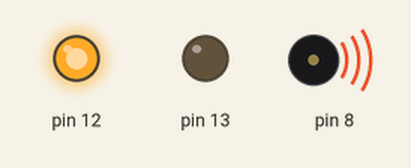
This sketch was run on a simulated Arduino Uno, built with avr-gcc and run on an emulated ATmega328P. Parts: output pins drawn as LEDs (lit = HIGH), buzzer (waves = sounding).

Above: at 0.12 s.
At 1.26 s:
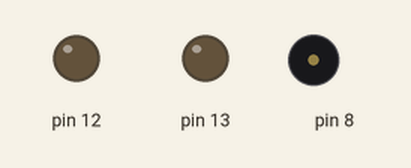
At 2.4 s:
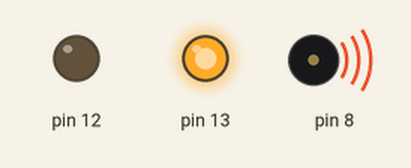
Timing chart, 0 to 3.0 s (numbered marks = the images above):
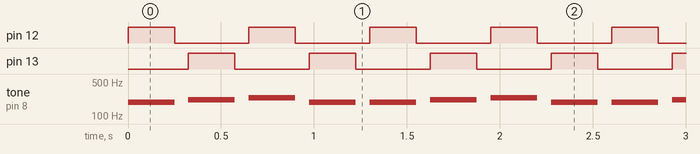

Measured:
- by itself, pin 12, pin 13: alternates HIGH for 0.25 s and LOW for 0.40 s
- by itself, tone on pin 8: repeats every 1.3 s: silent 0.08 s, 216 Hz 0.25 s, silent 0.08 s, 240 Hz 0.25 s, 2 × (silent 0.08 s, 192 Hz 0.25 s)

The sketch:

Kevin_s_Lights.ino
```cpp
void setup() {
  // put your setup code here, to run once:

  pinMode(12, OUTPUT);
  pinMode(13, OUTPUT);
  pinMode(8, OUTPUT);

}

void loop() {
  // put your main code here, to run repeatedly:
  digitalWrite(12, HIGH);
  tone(8, 192);
  delay(250);
  digitalWrite(12, LOW);
  noTone(8);
  delay(75);
  digitalWrite(13, HIGH);
  tone(8, 216);
  delay(250);
  digitalWrite(13, LOW);
  noTone(8);
  delay(75);

  digitalWrite(12, HIGH);
  tone(8, 240);
  delay(250);
  digitalWrite(12, LOW);
  noTone(8);
  delay(75);
  digitalWrite(13, HIGH);
  tone(8, 192);
  delay(250);
  digitalWrite(13, LOW);
  noTone(8);
  delay(75);
}
```
